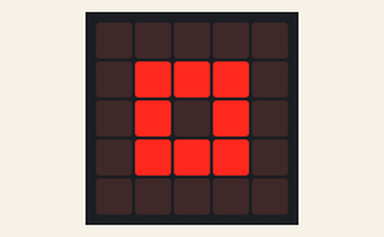
The program below on a simulated BBC micro:bit (MakeCode). Parts: the board's 5×5 LED display.

Above: at 0.2 s.
At 0.61 s:
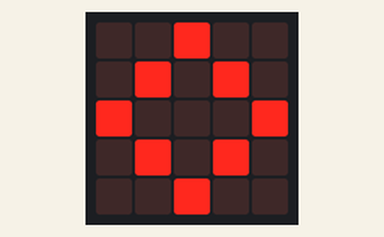

The program:

main.ts
```typescript
basic.forever(function () {
    basic.showLeds(`
        . . . . .
        . # # # .
        . # . # .
        . # # # .
        . . . . .
        `)
    basic.showLeds(`
        . . # . .
        . # . # .
        # . . . #
        . # . # .
        . . # . .
        `)
})
```

test.ts
```typescript
// testit kuuluvat tänne; tätä ei koota, kun tätä pakettia käytetään laajennuksena.
```

Measured:
- what the display in image 1 shows lasts 0.4 s, from 0.4 s to 0.8 s
